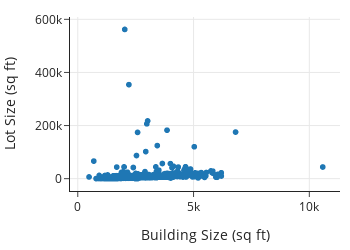

The code cell stored with this chart in its notebook:
### Markdown cell above
The log transform can also reveal shape in scatter plots.
Here, we've plotted building size on the x-axis and
lot size on the y-axis.
It's hard to see the shape in this plot since many of the points are crammed
along the bottom of the data region:

### Code cell
px.scatter(sfh, x='bsqft', y='lsqft', 
           labels={"bsqft": "Building Size (sq ft)",
                    "lsqft": "Lot Size (sq ft)"},
           width=350, height=250)

### Figure 1 — Plotly figure (JSON) as saved in the notebook; plotly's stock layout.template omitted (floating-point values rounded to 4 significant figures; data arrays with more than 128 entries replaced by an {"elided": "..."} marker saying what was removed)
{"data": [{"hovertemplate": "Building Size (sq ft)=%{x}<br>Lot Size (sq ft)=%{y}<extra></extra>", "legendgroup": "", "marker": {"color": "#1F77B4", "symbol": "circle"}, "mode": "markers", "name": "", "showlegend": false, "type": "scattergl", "x": {"elided": "3065 int values"}, "xaxis": "x", "y": {"elided": "3065 int values"}, "yaxis": "y"}], "layout": {"height": 250, "legend": {"tracegroupgap": 0}, "width": 350, "xaxis": {"anchor": "y", "autorange": true, "domain": [0, 1], "range": [-336.0, 11330.0], "title": {"text": "Building Size (sq ft)"}, "type": "linear"}, "yaxis": {"anchor": "x", "autorange": true, "domain": [0, 1], "range": [-46350.0, 608700.0], "title": {"text": "Lot Size (sq ft)"}, "type": "linear"}}}
